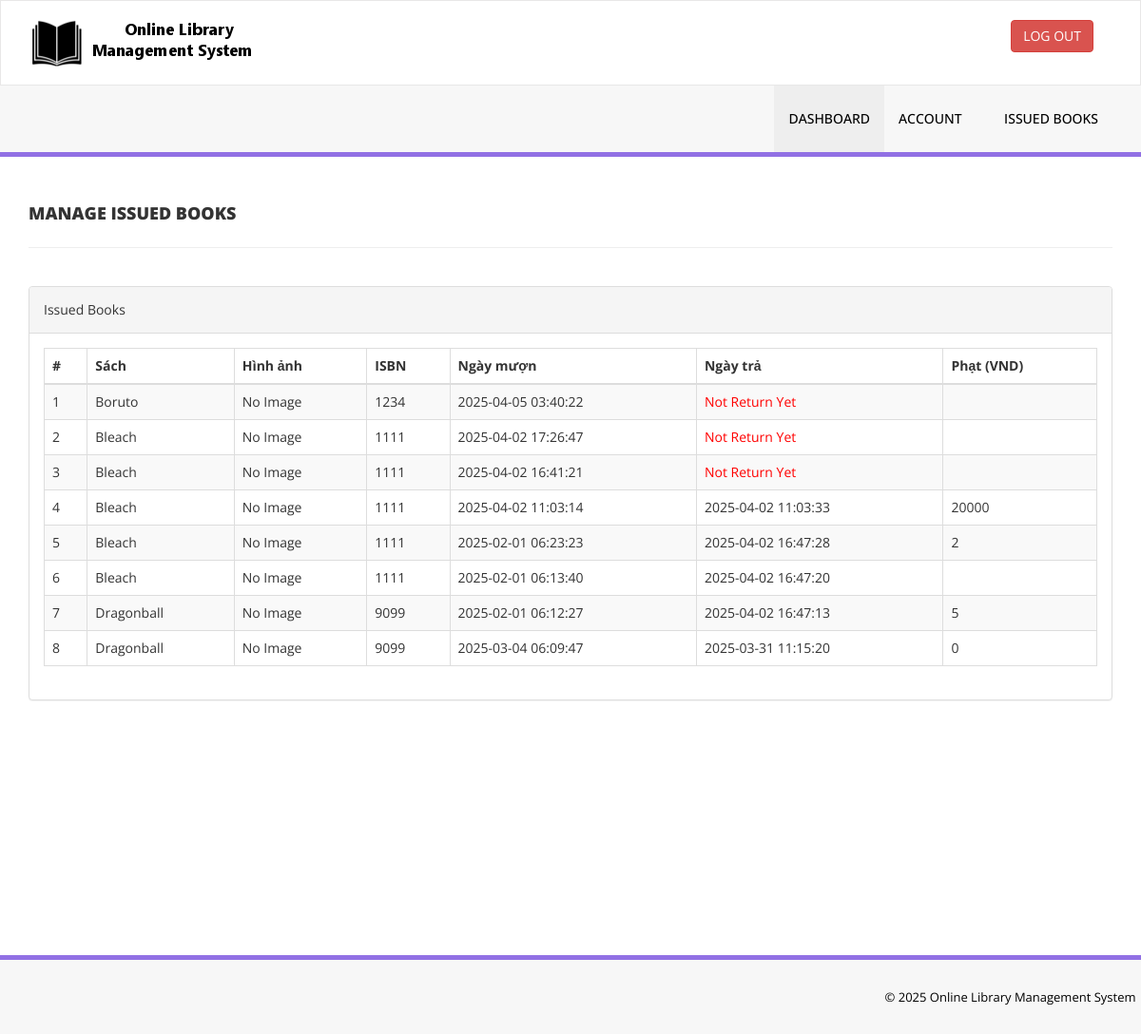
Page /issued-books.php (signed in) on the earlier database version.
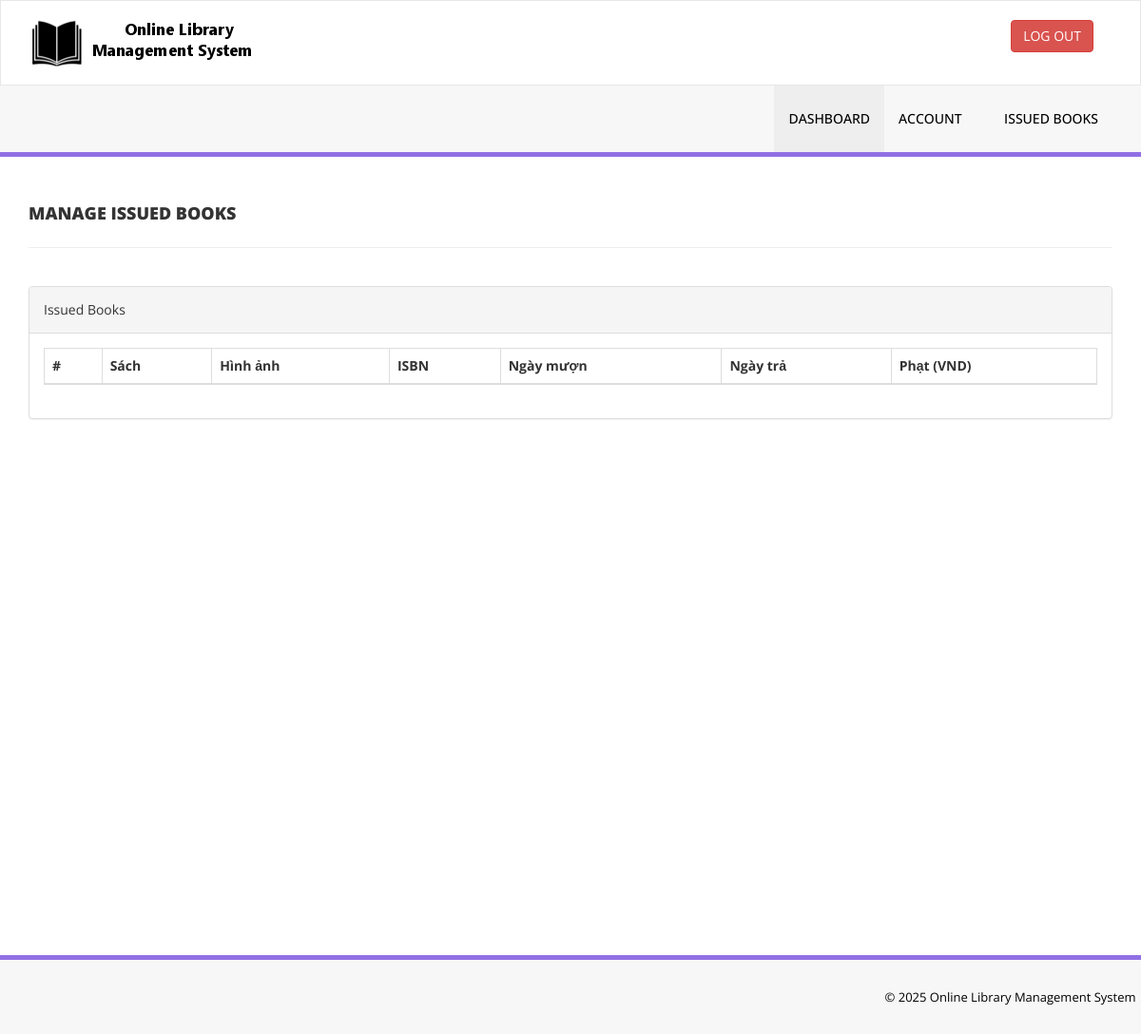
Same page on the later database version.
### tables this page shows
CREATE TABLE `tblissuedbookdetails` (
  `id` int(11) NOT NULL,
  `BookId` int(11) DEFAULT NULL,
  `StudentID` varchar(150) DEFAULT NULL,
  `IssuesDate` timestamp NULL DEFAULT current_timestamp(),
  `ReturnDate` timestamp NULL DEFAULT NULL ON UPDATE current_timestamp(),
  `RetrunStatus` int(1) DEFAULT NULL,
  `fine` int(11) DEFAULT NULL
);

CREATE TABLE `tblbooks` (
  `id` int(11) NOT NULL,
  `BookName` varchar(255) DEFAULT NULL,
  `CatId` int(11) DEFAULT NULL,
  `AuthorId` int(11) DEFAULT NULL,
  `ISBNNumber` int(11) DEFAULT NULL,
  `BookPrice` int(11) DEFAULT NULL,
  `Quantity` int(10) UNSIGNED NOT NULL DEFAULT 0 COMMENT 'Số lượng sách',
  `RegDate` timestamp NULL DEFAULT current_timestamp(),
  `UpdationDate` timestamp NULL DEFAULT current_timestamp() ON UPDATE current_timestamp(),
  `BookImage` varchar(255) DEFAULT NULL
);

### issued-books.php (the view, shortened to what the changed rows need)
<?php
include('includes/config.php');
if (strlen($_SESSION['login']) == 0) {
    header('location:index.php');
} else {
?>
<!DOCTYPE html>
<html xmlns="http://www.w3.org/1999/xhtml">
<head>
    <link href="assets/css/bootstrap.css" rel="stylesheet" />
    <link href="assets/css/font-awesome.css" rel="stylesheet" />
    <link href="assets/js/dataTables/dataTables.bootstrap.css" rel="stylesheet" />
    <link href="assets/css/style.css" rel="stylesheet" />
</head>
<body>
    <div class="content-wrapper">
        <div class="container">
            <div class="row">
                <div class="col-md-12">
                    <div class="panel panel-default">
                        <div class="panel-body">
                            <div class="table-responsive">
                                <table class="table table-striped table-bordered table-hover" id="dataTables-example">
                                    <thead>
                                        <tr>
                                            <th>#</th>
                                            <th>Sách</th>
                                            <th>Hình ảnh</th>
                                            <th>ISBN</th>
                                            <th>Ngày mượn</th>
                                            <th>Ngày trả</th>
                                            <th>Phạt (VND)</th>
                                        </tr>
                                    </thead>
                                    <tbody>
                                        <?php
                                        $sid = $_SESSION['stdid'];
                                        $sql = "SELECT tblbooks.BookName, tblbooks.bookimage, tblbooks.ISBNNumber, tblissuedbookdetails.IssuesDate, tblissuedbookdetails.ReturnDate, tblissuedbookdetails.id as rid, tblissuedbookdetails.fine
                                                FROM tblissuedbookdetails
                                                JOIN tblstudents ON tblstudents.StudentId = tblissuedbookdetails.StudentId
                                                JOIN tblbooks ON tblbooks.id = tblissuedbookdetails.BookId
                                                WHERE tblstudents.StudentId = :sid
                                                ORDER BY tblissuedbookdetails.id DESC";
                                        $query = $dbh->prepare($sql);
                                        $query->bindParam(':sid', $sid, PDO::PARAM_STR);
                                        $query->execute();
                                        $results = $query->fetchAll(PDO::FETCH_OBJ);
                                        $cnt = 1;
                                        if ($query->rowCount() > 0) {
                                            foreach ($results as $result) { ?>
                                                <tr class="odd gradeX">
                                                    <td class="center"><?php echo htmlentities($cnt); ?></td>
                                                    <td class="center"><?php echo htmlentities($result->BookName); ?></td>
                                                    <td class="center">
                                                        <?php if ($result->bookimage) { ?>
                                                            <img src="assets/img/<?php echo htmlentities($result->bookimage); ?>" width="100" />
                                                        <?php } else { ?>
                                                            No Image
                                                        <?php } ?>
                                                    </td>
                                                    <td class="center"><?php echo htmlentities($result->ISBNNumber); ?></td>
                                                    <td class="center"><?php echo htmlentities($result->IssuesDate); ?></td>
                                                    <td class="center">
                                                        <?php if ($result->ReturnDate == "") { ?>
                                                            <span style="color:red">
                                                                <?php echo htmlentities("Not Return Yet"); ?>
                                                            </span>
                                                        <?php } else {
                                                            echo htmlentities($result->ReturnDate);
                                                        } ?>
                                                    </td>
                                                    <td class="center"><?php echo htmlentities($result->fine); ?></td>
                                                </tr>
                                        <?php $cnt = $cnt + 1; }
                                        } ?>
                                    </tbody>
                                </table>
                            </div>
                        </div>
                    </div>
                </div>
            </div>
        </div>
    </div>
</body>
</html>
<?php } ?>

Differences in the rows shown:
removed tblissuedbookdetails: BookId.BookName "Boruto", BookId.ISBNNumber "1234", IssuesDate "2025-04-05 03:40:22"
removed tblissuedbookdetails: BookId.BookName "Bleach", BookId.ISBNNumber "1111", IssuesDate "2025-04-02 17:26:47"
removed tblissuedbookdetails: BookId.BookName "Bleach", BookId.ISBNNumber "1111", IssuesDate "2025-04-02 16:41:21"
removed tblissuedbookdetails: BookId.BookName "Bleach", BookId.ISBNNumber "1111", IssuesDate "2025-04-02 11:03:14", ReturnDate "2025-04-02 11:03:33", fine "20000"
removed tblissuedbookdetails: BookId.BookName "Bleach", BookId.ISBNNumber "1111", IssuesDate "2025-02-01 06:23:23", ReturnDate "2025-04-02 16:47:28", fine "2"
removed tblissuedbookdetails: BookId.BookName "Bleach", BookId.ISBNNumber "1111", IssuesDate "2025-02-01 06:13:40", ReturnDate "2025-04-02 16:47:20"
removed tblissuedbookdetails: BookId.BookName "Dragonball", BookId.ISBNNumber "9099", IssuesDate "2025-02-01 06:12:27", ReturnDate "2025-04-02 16:47:13", fine "5"
removed tblissuedbookdetails: BookId.BookName "Dragonball", BookId.ISBNNumber "9099", IssuesDate "2025-03-04 06:09:47", ReturnDate "2025-03-31 11:15:20", fine "0"
